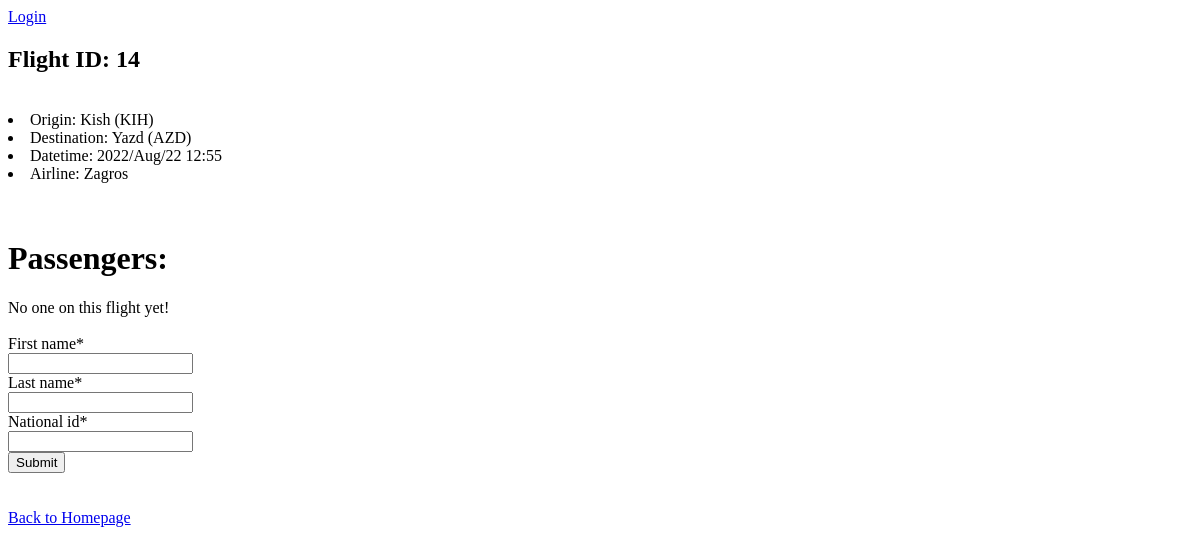
Before: /flight?14 with the older database file.
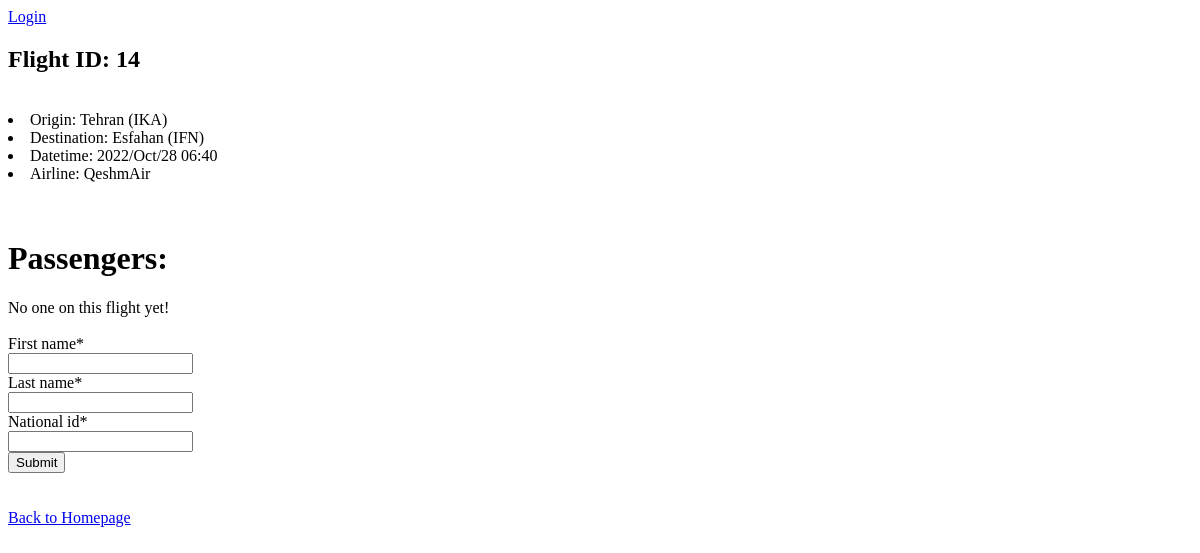
After: the same page with the newer database file.
### flights/models.py (models this page shows, shortened)
class Flight(models.Model):
    origin = models.ForeignKey(Airport, related_name='flights_from', on_delete=models.CASCADE)
    destination = models.ForeignKey(Airport, related_name='flights_to', on_delete=models.CASCADE)
    airline = models.ForeignKey(Airline, on_delete=models.CASCADE)
    datetime = models.DateTimeField()

class Airport(models.Model):
    name = models.CharField(max_length=60)
    symbol = models.CharField(max_length=3)
    city = models.ForeignKey(City, related_name='airports' ,on_delete=models.CASCADE)
    def __str__(self):
        return f'{self.city} ({self.symbol})'

class City(models.Model):
    name = models.CharField(max_length=25)
    def __str__(self):
        return f'{self.name}'

class Airline(models.Model):
    name = models.CharField(max_length=20)
    def __str__(self):
        return f'{self.name}'

### flights/views.py (the view, shortened to what this page needs)
# urls.py: path('flight?<int:pk>', flight_detail_view, name='flight_detail'),
def flight_detail_view(request, pk):
    flight = Flight.objects.get(pk=pk)
    if request.method == 'GET':
        passengers = flight.passenger_set.all()
        form = AddPassengerForm()
        return render(request, 'Flight_detail_Page.html', context={
            'flight':flight, 'passengers':passengers, 'form':form, 'pk':pk, 'user':request.user})

### flights/forms.py (shortened to what this page needs)
class AddPassengerForm(ModelForm):
    class Meta:
        model = Passenger
        fields = ['first_name', 'last_name', 'national_id']

### flights/templates/Flight_detail_Page.html (shortened to what this page needs)
{% load crispy_forms_tags %}
<!DOCTYPE html>
<html lang="en">
<head>
</head>
<body>
{% if user.username %}
    <a href="{% url 'users:profile' %}">User: {{ user.username }}</a>
    <br>
    <a href="{% url 'users:logout' %}">Logout</a>
{% else %}
    <a href="{% url 'users:login' %}">Login</a>
{% endif %}
<h2>Flight ID: {{ pk }}</h2>
<br>
<li>Origin: {{ flight.origin }}</li>
<li>Destination: {{ flight.destination }}</li>
<li>Datetime: {{ flight.datetime|date:'Y/M/j H:i' }}</li>
<li>Airline: {{ flight.airline }}</li>
<br><br>
<h1>Passengers:</h1>
{% for p in passengers %}
    <li>{{ p }}</li>
{% empty %}
    No one on this flight yet!
{% endfor %}
<br>
<br>
<form action="{% url 'flights:flight_detail' flight.pk%}" method="post">
    {{ form|crispy }}
    <input type="submit">
</form>
<br><br>
<a href="{% url 'flights:homepage' %}">Back to Homepage</a>
</body>
</html>

Changed rows visible on the page:
changed Flight: origin "Kish (KIH)" → "Tehran (IKA)"; destination "Yazd (AZD)" → "Esfahan (IFN)"; datetime "2022/Aug/22 12:55" → "2022/Oct/28 06:40"; airline "Zagros" → "QeshmAir"
